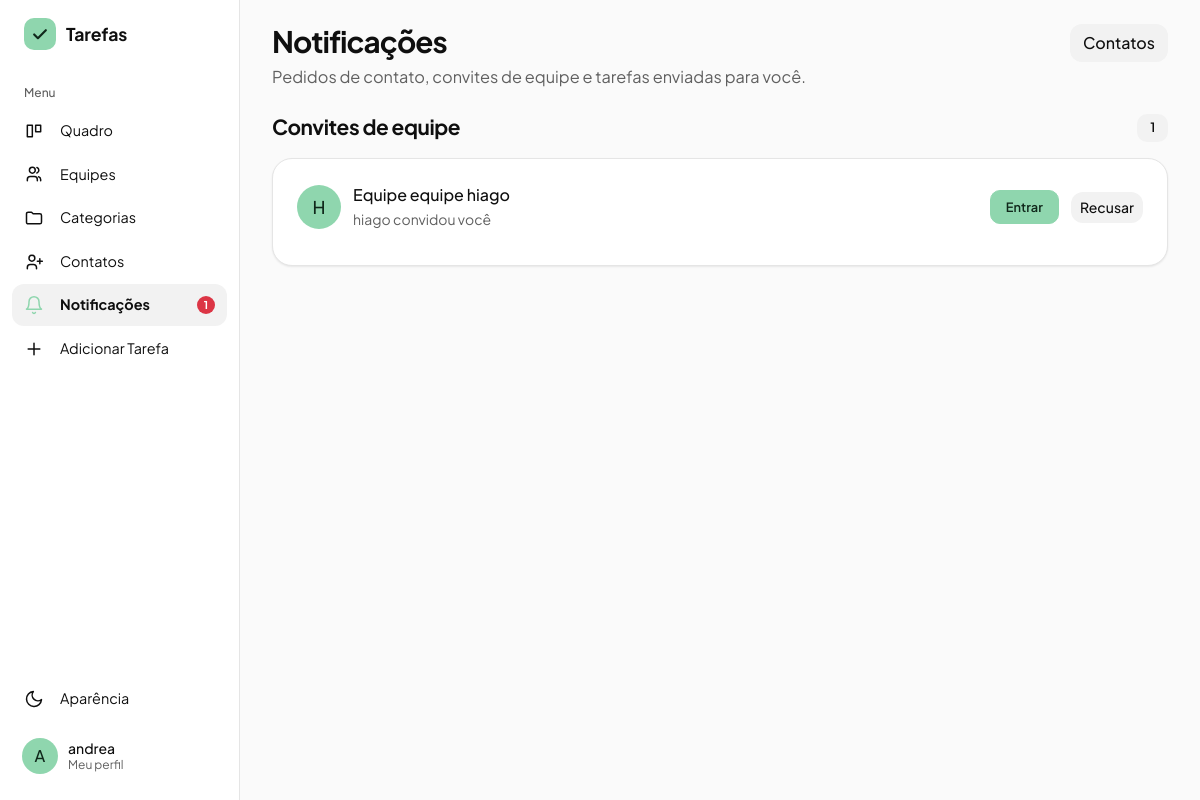
The page /notificacoes (signed in) on the database its author committed.
### gerenciador_de_tarefas/models.py (models this page shows)
class Usuario(db.Model, UserMixin):
    id = db.Column(db.Integer, primary_key=True)
    nomeUsuario = db.Column(db.String(50), unique=True, nullable=False)
    email = db.Column(db.String(254), unique=True, nullable=False)
    senha = db.Column(db.String(255), nullable=False)
    nome = db.Column(db.String(100), nullable=False)
    tarefasCriadas = db.relationship('Tarefa', backref='criador', foreign_keys='Tarefa.criador_id', lazy=True)
    tarefasAtribuidas = db.relationship('Tarefa', backref='responsavel', foreign_keys='Tarefa.responsavel_id', lazy=True)
    cargo = db.Column(db.String(20), nullable=False, default='usuario') #admin ou usuario
    foto_perfil = db.Column(db.String(200), nullable=True, default='default.png')
    ordenacao_quadro = db.Column(db.String(30), nullable=False, default='padrao')

class ConviteEquipe(db.Model):
    id = db.Column(db.Integer, primary_key=True)
    equipe_id = db.Column(db.Integer, db.ForeignKey('equipe.id'), nullable=False)
    convidado_id = db.Column(db.Integer, db.ForeignKey('usuario.id'), nullable=False)
    convidante_id = db.Column(db.Integer, db.ForeignKey('usuario.id'), nullable=False)
    criado_em = db.Column(db.DateTime, default=datetime.now)
    equipe = db.relationship('Equipe', backref=db.backref('convites', cascade='all, delete-orphan'))
    convidado = db.relationship('Usuario', foreign_keys=[convidado_id])
    convidante = db.relationship('Usuario', foreign_keys=[convidante_id])
    __table_args__ = (db.UniqueConstraint('equipe_id', 'convidado_id'),)

class Equipe(db.Model):
    id = db.Column(db.Integer, primary_key=True)
    nome = db.Column(db.String(100), nullable=False)
    codigo_acesso = db.Column(db.String(12), unique=True, nullable=False)
    dono_id = db.Column(db.Integer, db.ForeignKey('usuario.id'), nullable=False)
    dono = db.relationship('Usuario', foreign_keys=[dono_id])
    membros = db.relationship('MembroEquipe', backref='equipe', cascade='all, delete-orphan', lazy=True)
    tarefas = db.relationship('Tarefa', backref='equipe', lazy=True)

### gerenciador_de_tarefas/app.py (the view)
@app.route('/notificacoes')
@login_required
def notificacoes():
    pedidos = Contato.query.filter_by(
        destinatario_id=current_user.id, status='pendente'
    ).order_by(Contato.criado_em.desc()).all()
    convites = ConviteEquipe.query.filter_by(
        convidado_id=current_user.id
    ).order_by(ConviteEquipe.criado_em.desc()).all()
    tarefas = Tarefa.query.filter_by(
        responsavel_id=current_user.id, aceite='aguardando'
    ).order_by(Tarefa.id.desc()).all()
    return render_template('notificacoes.html', pedidos=pedidos, convites=convites, tarefas=tarefas)

### gerenciador_de_tarefas/app.py (called while the page is built)
@login_manager.user_loader
def load_user(user_id):
    return db.session.get(Usuario, int(user_id))

@app.context_processor
def injetar_categorias_globais():
    if current_user.is_authenticated:
        return dict(categorias_globais=categorias_acessiveis())
    return dict(categorias_globais=[])

@app.context_processor
def injetar_notificacoes():
    if not current_user.is_authenticated:
        return dict(n_notificacoes=0)
    n = (Contato.query.filter_by(destinatario_id=current_user.id, status='pendente').count()
         + ConviteEquipe.query.filter_by(convidado_id=current_user.id).count()
         + Tarefa.query.filter_by(responsavel_id=current_user.id, aceite='aguardando').count())
    return dict(n_notificacoes=n)

def categorias_do_usuario():
    return Categoria.query.filter_by(usuario_id=current_user.id).order_by(Categoria.nome).all()

def categorias_acessiveis():
    proprias = categorias_do_usuario()
    de_outros = [cs.categoria for cs in CategoriaCompartilhada.query.filter_by(usuario_id=current_user.id).all()]
    return proprias + sorted(de_outros, key=lambda c: c.nome.lower())

### gerenciador_de_tarefas/templates/notificacoes.html (shortened to what this page needs)
{% extends "base.html" %}
{% block content %}
{% macro avatar(u) -%}
    {% if u.foto_perfil and u.foto_perfil != 'default.png' %}
        <img src="{{ url_for('static', filename='uploads/' + u.foto_perfil) }}" alt="" class="usuario-foto" />
    {% else %}
        <span class="usuario-foto">{{ u.nomeUsuario[:1]|upper }}</span>
    {% endif %}
{%- endmacro %}
<div class="eq-topo">
    <div>
        <h1 class="titulo-pagina">Notificações</h1>
        <p class="eq-subtitulo">Pedidos de contato, convites de equipe e tarefas enviadas para você.</p>
    </div>
    <a href="{{ url_for('contatos') }}" class="btn btn-outline-secondary">Contatos</a>
</div>
{% if convites %}
<section class="eq-secao">
    <div class="eq-secao-cab">
        <h2 class="eq-secao-titulo">Convites de equipe</h2>
        <span class="eq-contagem">{{ convites|length }}</span>
    </div>
    <div class="cartao">
        {% for c in convites %}
        <div class="eqp-membro">
            {{ avatar(c.convidante) }}
            <div style="flex: 1; min-width: 0;">
                <div class="eqp-membro-nome">Equipe {{ c.equipe.nome }}</div>
                <small class="text-secondary">{{ c.convidante.nomeUsuario }} convidou você</small>
            </div>
            <form method="POST" action="{{ url_for('aceitar_convite', convite_id=c.id) }}">
                <button type="submit" class="btn btn-principal btn-sm">Entrar</button>
            </form>
            <form method="POST" action="{{ url_for('recusar_convite', convite_id=c.id) }}">
                <button type="submit" class="btn btn-outline-secondary btn-sm">Recusar</button>
            </form>
        </div>
        {% endfor %}
    </div>
</section>
{% endif %}
{% endblock %}

### gerenciador_de_tarefas/templates/base.html (shortened to what this page needs)
<!doctype html>
<html lang="pt-br">
  <head>
    <link
      rel="stylesheet"
      href="https://cdn.jsdelivr.net/npm/bootstrap@5.3.0/dist/css/bootstrap.min.css"
    />
    <link
      rel="stylesheet"
      href="{{ url_for('static', filename='static.css') }}"
    />
    <link rel="stylesheet" href="https://cdn.jsdelivr.net/npm/flatpickr/dist/flatpickr.min.css">
    <link rel="stylesheet" href="https://cdn.jsdelivr.net/npm/flatpickr/dist/themes/dark.css">
  </head>
  <body>
    {% macro aparencia(direcao='dropup') %}
    <div class="{{ direcao }}">
      <button
        class="menu-item"
        type="button"
        data-bs-toggle="dropdown"
        data-bs-auto-close="outside"
        aria-expanded="false"
      >
        <svg viewBox="0 0 24 24" fill="none" stroke="currentColor" stroke-width="1.8" stroke-linecap="round" stroke-linejoin="round" aria-hidden="true"><path d="M21 12.8A9 9 0 1111.2 3a7 7 0 009.8 9.8z"/></svg>
        <span>Aparência</span>
      </button>
    </div>
    {% endmacro %}
    {% macro logo() %}
    <span class="marca-icone">
      <svg width="20" height="20" viewBox="0 0 24 24" fill="none" stroke="currentColor" stroke-width="2.6" stroke-linecap="round" stroke-linejoin="round" aria-hidden="true"><path d="M5 12.5l4.5 4.5L19 7.5"/></svg>
    </span>
    {% endmacro %}
    {% set ep = request.endpoint or '' %}
    {% if current_user.is_authenticated %}
    <div class="app">
      <aside class="lateral" aria-label="Menu principal">
        <a
          class="marca"
          href="{{ url_for('admin_dashboard') if current_user.cargo == 'admin' else url_for('quadro') }}"
        >{{ logo() }}<span>Tarefas</span></a>
        <div class="menu-titulo">Menu</div>
        <a class="menu-item {{ 'ativo' if ep == 'quadro' }}" href="{{ url_for('quadro') }}">
          <svg viewBox="0 0 24 24" fill="none" stroke="currentColor" stroke-width="1.8" stroke-linecap="round" stroke-linejoin="round" aria-hidden="true"><path d="M4 5h6v14H4zM14 5h6v8h-6z"/></svg>
          <span>Quadro</span>
        </a>
        <a class="menu-item {{ 'ativo' if ep in ['equipes', 'ver_equipe', 'adicionar_tarefa_equipe'] }}" href="{{ url_for('equipes') }}">
          <svg viewBox="0 0 24 24" fill="none" stroke="currentColor" stroke-width="1.8" stroke-linecap="round" stroke-linejoin="round" aria-hidden="true"><path d="M16 20v-1.5a3.5 3.5 0 00-3.5-3.5h-5A3.5 3.5 0 004 18.5V20M10 11a3.5 3.5 0 100-7 3.5 3.5 0 000 7zM20 20v-1.5a3.5 3.5 0 00-2.5-3.3M15.5 4.2a3.5 3.5 0 010 6.6"/></svg>
          <span>Equipes</span>
        </a>
        <a class="menu-item {{ 'ativo' if ep in ['ver_categorias', 'ver_categoria'] }}" href="{{ url_for('ver_categorias') }}">
          <svg viewBox="0 0 24 24" fill="none" stroke="currentColor" stroke-width="1.8" stroke-linejoin="round" aria-hidden="true"><path d="M3 7a2 2 0 012-2h4l2 2h8a2 2 0 012 2v8a2 2 0 01-2 2H5a2 2 0 01-2-2z"/></svg>
          <span>Categorias</span>
        </a>
        <a class="menu-item {{ 'ativo' if ep == 'contatos' }}" href="{{ url_for('contatos') }}">
          <svg viewBox="0 0 24 24" fill="none" stroke="currentColor" stroke-width="1.8" stroke-linecap="round" stroke-linejoin="round" aria-hidden="true"><path d="M15 20v-1.5a3.5 3.5 0 00-3.5-3.5h-4A3.5 3.5 0 004 18.5V20M9.5 11a3.5 3.5 0 100-7 3.5 3.5 0 000 7zM19 8v6M16 11h6"/></svg>
          <span>Contatos</span>
        </a>
        <a class="menu-item {{ 'ativo' if ep == 'notificacoes' }}" href="{{ url_for('notificacoes') }}">
          <svg viewBox="0 0 24 24" fill="none" stroke="currentColor" stroke-width="1.8" stroke-linecap="round" stroke-linejoin="round" aria-hidden="true"><path d="M6 8a6 6 0 0112 0c0 7 3 9 3 9H3s3-2 3-9M10.3 21a1.9 1.9 0 003.4 0"/></svg>
          <span>Notificações</span>
          {% if n_notificacoes %}<span class="badge rounded-pill text-bg-danger ms-auto">{{ n_notificacoes }}</span>{% endif %}
        </a>
        <a class="menu-item" href="#" data-bs-toggle="modal" data-bs-target="#modalAdicionarTarefa">
          <svg viewBox="0 0 24 24" fill="none" stroke="currentColor" stroke-width="1.8" stroke-linecap="round" aria-hidden="true"><path d="M12 5v14M5 12h14"/></svg>
          <span>Adicionar Tarefa</span>
        </a>
        <div class="menu-espaco"></div>
        {{ aparencia('dropup') }}
        <a href="#" class="usuario-card mt-2 text-decoration-none" data-bs-toggle="modal" data-bs-target="#modalPerfil" title="Meu Perfil">
          {% if current_user.foto_perfil and current_user.foto_perfil != 'default.png' %}
            <img src="{{ url_for('static', filename='uploads/' + current_user.foto_perfil) }}" alt="" class="usuario-foto" />
          {% else %}
            <span class="usuario-foto">{{ current_user.nomeUsuario[:1]|upper }}</span>
          {% endif %}
          <span class="usuario-nome">{{ current_user.nome or current_user.nomeUsuario }}<small>Meu perfil</small></span>
        </a>
      </aside>
      <main class="conteudo">
        <div class="conteudo-interno">
    {% endif %}
    {% block content %}{% endblock %}
    {% if current_user.is_authenticated %}
        </div>
      </main>
    </div>
    {% else %}
    </main>
    {% endif %}
  </body>
</html>

### rows shown on the page
Usuario: nomeUsuario "A", nome "andrea"
ConviteEquipe: equipe.nome "equipe hiago", convidante.nomeUsuario "hiago"
Usuario: nomeUsuario "H"

### other values the page prints
{{ n_notificacoes }} "1"
{{ convites|length }} "1"
